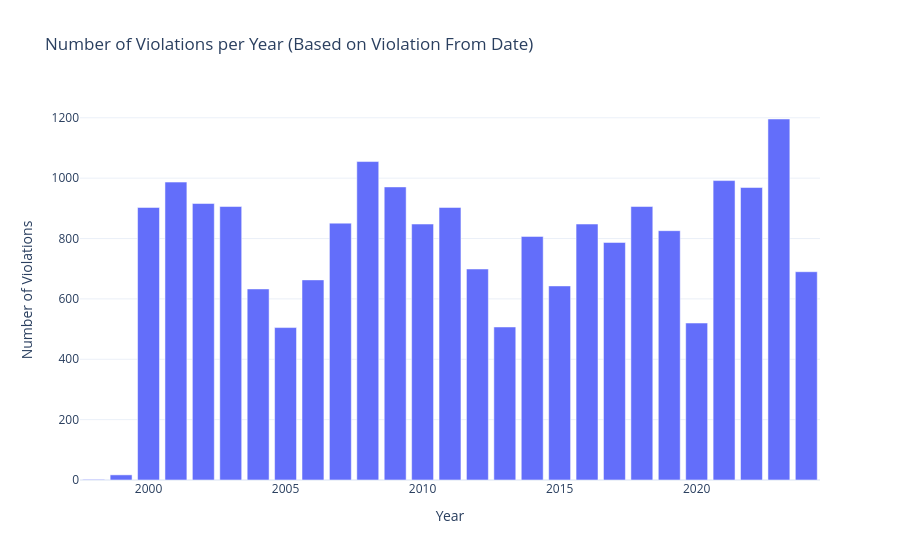

Notebook code cell kept with this figure:
### Code cell
fig = px.bar(
    violations_per_year,
    x='Year',
    y='Violation_Count',
    title='Number of Violations per Year (Based on Violation From Date)',
    labels={'Violation_Count': 'Number of Violations', 'Year': 'Year'}
)

fig.update_layout(template='plotly_white')
fig.show()

### Figure 1 — Plotly figure (JSON) as saved in the notebook; plotly's stock layout.template omitted (floating-point values rounded to 4 significant figures)
{"data": [{"hovertemplate": "Year=%{x}<br>Number of Violations=%{y}<extra></extra>", "legendgroup": "", "marker": {"color": "#636efa", "pattern": {"shape": ""}}, "name": "", "orientation": "v", "showlegend": false, "textposition": "auto", "type": "bar", "x": [1998, 1999, 2000, 2001, 2002, 2003, 2004, 2005, 2006, 2007, 2008, 2009, 2010, 2011, 2012, 2013, 2014, 2015, 2016, 2017, 2018, 2019, 2020, 2021, 2022, 2023, 2024], "xaxis": "x", "y": [2, 17, 903, 987, 916, 906, 633, 505, 663, 851, 1055, 971, 848, 903, 699, 507, 807, 643, 848, 787, 906, 826, 520, 992, 969, 1196, 690], "yaxis": "y"}], "layout": {"barmode": "relative", "legend": {"tracegroupgap": 0}, "title": {"text": "Number of Violations per Year (Based on Violation From Date)"}, "xaxis": {"anchor": "y", "domain": [0, 1], "title": {"text": "Year"}}, "yaxis": {"anchor": "x", "domain": [0, 1], "title": {"text": "Number of Violations"}}}}
